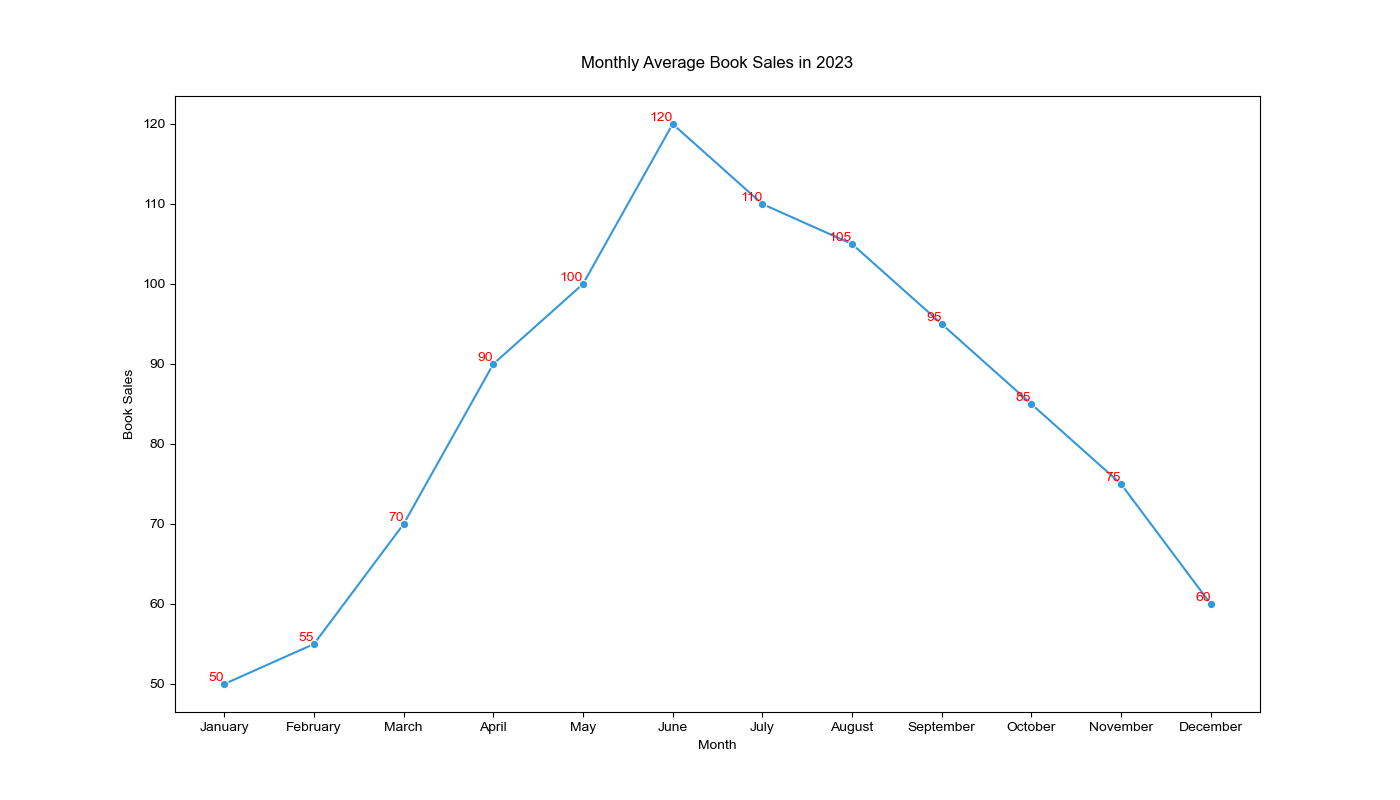

This chart was generated by the following Python code:

import seaborn as sns
import pandas as pd
import matplotlib.pyplot as plt

# Data
data = {
    'Month': ['January', 'February', 'March', 'April', 'May', 'June',
              'July', 'August', 'September', 'October', 'November', 'December'],
    'Average_Book_Sales': [50, 55, 70, 90, 100, 120, 110, 105, 95, 85, 75, 60]
}

# Create DataFrame
df = pd.DataFrame(data)

# Set the order of the months
df['Month'] = pd.Categorical(df['Month'], categories=[
    'January', 'February', 'March', 'April',
    'May', 'June', 'July', 'August', 'September',
    'October', 'November', 'December'], ordered=True)

# Plot the data
plt.figure(figsize=(14, 8))
ax = sns.lineplot(x='Month', y='Average_Book_Sales', data=df, 
                  marker='o', color='#3498db')

# Annotations and labels
for x, y in zip(df['Month'], df['Average_Book_Sales']):
    ax.text(x, y, f'{y}', color='red', ha='right', va='bottom')

# Customize appearance
ax.set_title('Monthly Average Book Sales in 2023', pad=20)
ax.set_xlabel('Month')
ax.set_ylabel('Book Sales')
sns.set_style('whitegrid')

plt.show()
